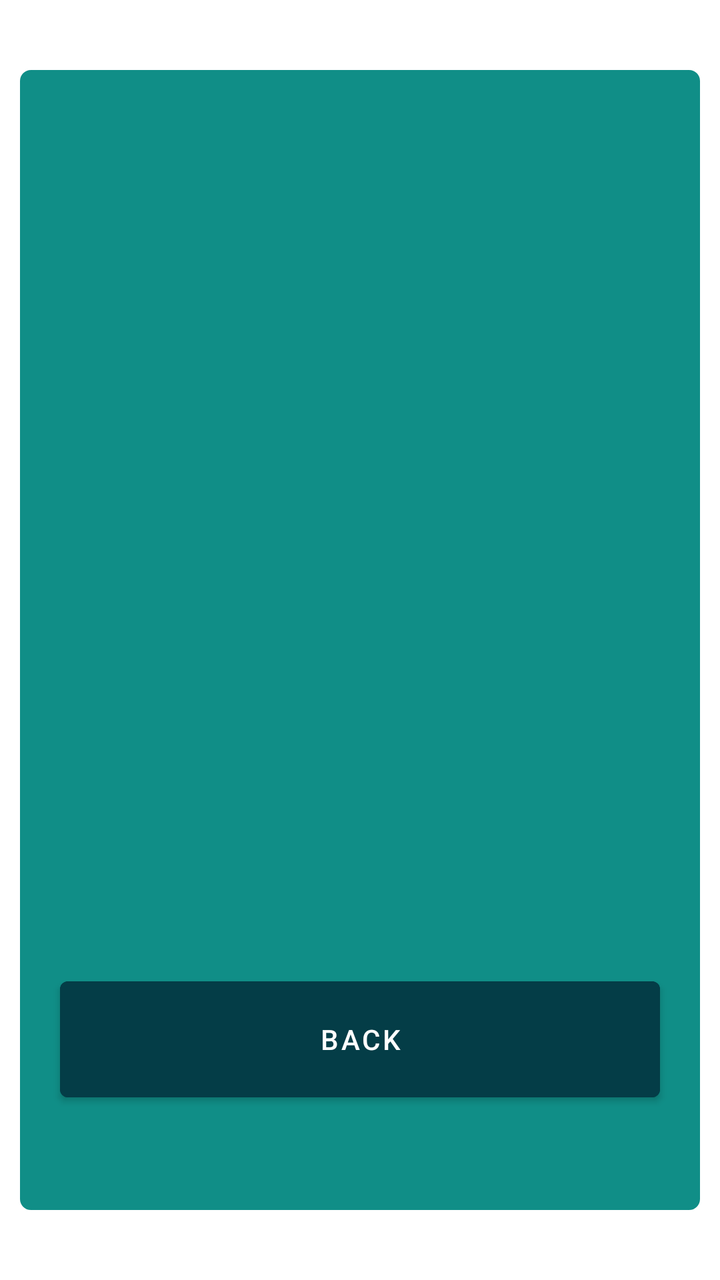
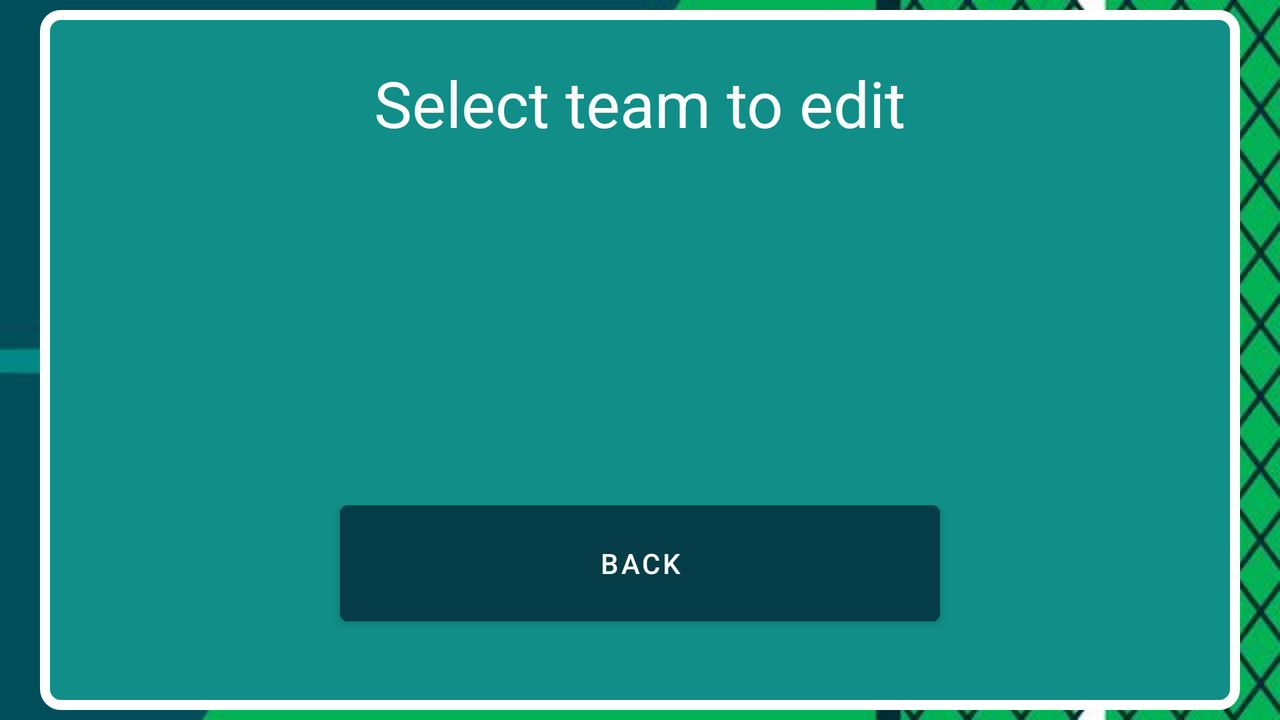

One screen, two layout resources from the same app: the default and the repository's alternative for another configuration. Each is rendered where Android would select it; the XML of both is given below.
<!-- AndroidManifest.xml: application theme Theme.SMProjekt -->
<!-- res/layout/activity_managing_teams.xml -->
<?xml version="1.0" encoding="utf-8"?>
<androidx.constraintlayout.widget.ConstraintLayout xmlns:android="http://schemas.android.com/apk/res/android"
    xmlns:app="http://schemas.android.com/apk/res-auto"
    xmlns:tools="http://schemas.android.com/tools"
    android:layout_width="match_parent"
    android:layout_height="match_parent"
    android:background="@drawable/background"
    tools:context=".ManagingTeamsActivity">

    <View
        android:id="@+id/view"
        android:layout_width="match_parent"
        android:layout_height="match_parent"
        android:layout_marginStart="5dp"
        android:layout_marginTop="30dp"
        android:layout_marginEnd="5dp"
        android:layout_marginBottom="30dp"
        android:background="@drawable/rectangle"
        app:layout_constraintBottom_toBottomOf="parent"
        app:layout_constraintEnd_toEndOf="parent"
        app:layout_constraintStart_toStartOf="parent"
        app:layout_constraintTop_toTopOf="parent" />

    <TextView
        android:id="@+id/textView4"
        android:layout_width="wrap_content"
        android:layout_height="wrap_content"
        android:text="Select team to edit"
        android:textColor="@color/white"
        android:textSize="32dp"
        app:layout_constraintEnd_toEndOf="parent"
        app:layout_constraintStart_toStartOf="parent"
        app:layout_constraintTop_toTopOf="parent"></TextView>

    <ListView
        android:id="@+id/itemsId"
        android:layout_width="350dp"
        android:layout_height="450dp"
        android:layout_marginStart="8dp"
        android:layout_marginTop="150dp"
        android:layout_marginEnd="8dp"
        android:layout_marginBottom="100dp"
        app:layout_constraintBottom_toTopOf="@+id/idButtonBack"
        app:layout_constraintEnd_toEndOf="parent"
        app:layout_constraintStart_toStartOf="parent"
        app:layout_constraintTop_toTopOf="parent" />

    <Button
        android:id="@+id/idButtonBack"
        android:layout_width="wrap_content"
        android:layout_height="wrap_content"
        android:text="Back"
        android:width="300dp"
        android:height="70dp"
        android:onClick="exit"
        android:backgroundTint="@color/enabledButton"
        app:layout_constraintBottom_toBottomOf="parent"
        app:layout_constraintEnd_toEndOf="parent"
        app:layout_constraintStart_toStartOf="parent"
        app:layout_constraintTop_toTopOf="parent"
        app:layout_constraintVertical_bias="0.85" />
</androidx.constraintlayout.widget.ConstraintLayout>
<!-- resources referenced by this layout -->
<resources>
  <color name="enabledButton">#043D47</color>
  <color name="white">#FFFFFFFF</color>
  <!-- drawable rectangle (drawable) -->
  <?xml version="1.0" encoding="utf-8"?>
  <shape xmlns:android="http://schemas.android.com/apk/res/android"
      android:shape="rectangle">
  
      <corners android:radius="8dp" />
      <stroke android:width="5dp" android:color="#FFFFFF"/>
      <solid android:color="#108e87" />
  
  </shape>
  <style name="Theme.SMProjekt" parent="Theme.MaterialComponents.DayNight.DarkActionBar">
          
          <item name="colorPrimary">@color/purple_500</item>
          <item name="colorPrimaryVariant">@color/purple_700</item>
          <item name="colorOnPrimary">@color/white</item>
          
          <item name="colorSecondary">@color/teal_200</item>
          <item name="colorSecondaryVariant">@color/teal_700</item>
          <item name="colorOnSecondary">@color/black</item>
          
          <item name="android:statusBarColor">?attr/colorPrimaryVariant</item>
          
      </style>
  <color name="purple_500">#FF6200EE</color>
  <color name="purple_700">#FF3700B3</color>
  <color name="teal_200">#FF03DAC5</color>
  <color name="teal_700">#FF018786</color>
  <color name="black">#FF000000</color>
</resources>
<!-- res/layout-land/activity_managing_teams.xml (the repository's variant of the layout above) -->
<!-- drawn on the phone turned sideways -->
<?xml version="1.0" encoding="utf-8"?>
<androidx.constraintlayout.widget.ConstraintLayout xmlns:android="http://schemas.android.com/apk/res/android"
    xmlns:app="http://schemas.android.com/apk/res-auto"
    xmlns:tools="http://schemas.android.com/tools"
    android:layout_width="match_parent"
    android:layout_height="match_parent"
    android:background="@drawable/backgroundland"
    tools:context=".ManagingTeamsActivity">

    <View
        android:id="@+id/view"
        android:layout_width="match_parent"
        android:layout_height="match_parent"
        android:layout_marginStart="20dp"
        android:layout_marginTop="5dp"
        android:layout_marginEnd="20dp"
        android:layout_marginBottom="5dp"
        android:background="@drawable/rectangle"
        app:layout_constraintBottom_toBottomOf="parent"
        app:layout_constraintEnd_toEndOf="parent"
        app:layout_constraintStart_toStartOf="parent"
        app:layout_constraintTop_toTopOf="parent" />

    <TextView
        android:id="@+id/textView4"
        android:layout_width="wrap_content"
        android:layout_height="wrap_content"
        android:layout_marginTop="30dp"
        android:text="Select team to edit"
        android:textColor="@color/white"
        android:textSize="32dp"
        app:layout_constraintEnd_toEndOf="parent"
        app:layout_constraintStart_toStartOf="parent"
        app:layout_constraintTop_toTopOf="parent"></TextView>

    <ListView
        android:id="@+id/itemsId"
        android:layout_width="350dp"
        android:layout_height="180dp"
        android:layout_marginStart="8dp"
        android:layout_marginEnd="8dp"
        app:layout_constraintBottom_toBottomOf="parent"
        app:layout_constraintEnd_toEndOf="parent"
        app:layout_constraintStart_toStartOf="parent"
        app:layout_constraintTop_toTopOf="parent"
        app:layout_constraintVertical_bias="0.4" />

    <Button
        android:id="@+id/idButtonBack"
        android:layout_width="wrap_content"
        android:layout_height="wrap_content"
        android:text="Back"
        android:width="300dp"
        android:height="70dp"
        android:onClick="exit"
        android:backgroundTint="@color/enabledButton"
        app:layout_constraintBottom_toBottomOf="parent"
        app:layout_constraintEnd_toEndOf="parent"
        app:layout_constraintStart_toStartOf="parent"
        app:layout_constraintTop_toTopOf="parent"
        app:layout_constraintVertical_bias="0.85" />
</androidx.constraintlayout.widget.ConstraintLayout>
<!-- resources referenced by the variant -->
<!-- as the phone turned sideways resolves them -->
<resources>
  <color name="enabledButton">#043D47</color>
  <color name="white">#FFFFFFFF</color>
  <!-- drawable backgroundland: jpg bitmap (drawable, 248797 bytes) -->
  <!-- drawable rectangle (drawable) -->
  <?xml version="1.0" encoding="utf-8"?>
  <shape xmlns:android="http://schemas.android.com/apk/res/android"
      android:shape="rectangle">
  
      <corners android:radius="8dp" />
      <stroke android:width="5dp" android:color="#FFFFFF"/>
      <solid android:color="#108e87" />
  
  </shape>
  <style name="Theme.SMProjekt" parent="Theme.MaterialComponents.DayNight.DarkActionBar">
          
          <item name="colorPrimary">@color/purple_500</item>
          <item name="colorPrimaryVariant">@color/purple_700</item>
          <item name="colorOnPrimary">@color/white</item>
          
          <item name="colorSecondary">@color/teal_200</item>
          <item name="colorSecondaryVariant">@color/teal_700</item>
          <item name="colorOnSecondary">@color/black</item>
          
          <item name="android:statusBarColor">?attr/colorPrimaryVariant</item>
          
      </style>
  <color name="purple_500">#FF6200EE</color>
  <color name="purple_700">#FF3700B3</color>
  <color name="teal_200">#FF03DAC5</color>
  <color name="teal_700">#FF018786</color>
  <color name="black">#FF000000</color>
</resources>
